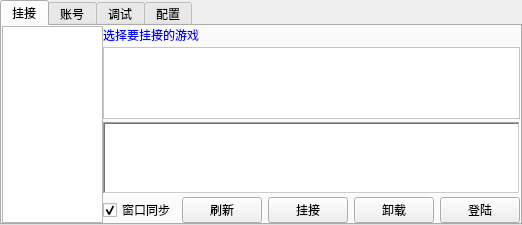
<?xml version="1.0" encoding="UTF-8"?>
<ui version="4.0">
 <class>AttachGameWnd</class>
 <widget class="QWidget" name="AttachGameWnd">
  <property name="geometry">
   <rect>
    <x>0</x>
    <y>0</y>
    <width>522</width>
    <height>224</height>
   </rect>
  </property>
  <property name="windowTitle">
   <string>AttachGameWnd</string>
  </property>
  <property name="styleSheet">
   <string notr="true"/>
  </property>
  <layout class="QHBoxLayout" name="horizontalLayout_2">
   <property name="spacing">
    <number>0</number>
   </property>
   <property name="leftMargin">
    <number>0</number>
   </property>
   <property name="topMargin">
    <number>0</number>
   </property>
   <property name="rightMargin">
    <number>0</number>
   </property>
   <property name="bottomMargin">
    <number>0</number>
   </property>
   <item>
    <widget class="QTabWidget" name="tabWidget">
     <property name="tabPosition">
      <enum>QTabWidget::North</enum>
     </property>
     <property name="tabShape">
      <enum>QTabWidget::Rounded</enum>
     </property>
     <property name="currentIndex">
      <number>0</number>
     </property>
     <widget class="QWidget" name="tab">
      <attribute name="title">
       <string>挂接</string>
      </attribute>
      <layout class="QHBoxLayout" name="horizontalLayout_3">
       <property name="spacing">
        <number>0</number>
       </property>
       <property name="leftMargin">
        <number>0</number>
       </property>
       <property name="topMargin">
        <number>0</number>
       </property>
       <property name="rightMargin">
        <number>0</number>
       </property>
       <property name="bottomMargin">
        <number>0</number>
       </property>
       <item>
        <widget class="QTextEdit" name="textEdit_update">
         <property name="maximumSize">
          <size>
           <width>200</width>
           <height>16777215</height>
          </size>
         </property>
        </widget>
       </item>
       <item>
        <layout class="QVBoxLayout" name="verticalLayout">
         <property name="spacing">
          <number>3</number>
         </property>
         <item>
          <widget class="QLabel" name="label">
           <property name="styleSheet">
            <string notr="true">color: rgb(0, 0, 255);</string>
           </property>
           <property name="text">
            <string>选择要挂接的游戏</string>
           </property>
          </widget>
         </item>
         <item>
          <widget class="QTableView" name="tableView">
           <property name="styleSheet">
            <string notr="true">QHeaderView::section 
{
	color: black;	
	border-right: 1px solid rgb(0, 0, 0);
	background-color: rgb(255, 255, 255);
}

QTableCornerButton::section{
	background-color: rgb(255, 255, 255);
}
QTableView
{
	selection-background-color:lightblue;
	selection-color:Black;
	background-color: rgb(255, 255, 255);
}
</string>
           </property>
           <attribute name="horizontalHeaderHighlightSections">
            <bool>false</bool>
           </attribute>
           <attribute name="verticalHeaderVisible">
            <bool>false</bool>
           </attribute>
           <attribute name="verticalHeaderHighlightSections">
            <bool>false</bool>
           </attribute>
          </widget>
         </item>
         <item>
          <widget class="QListWidget" name="listWidget">
           <property name="frameShape">
            <enum>QFrame::WinPanel</enum>
           </property>
          </widget>
         </item>
         <item>
          <layout class="QHBoxLayout" name="horizontalLayout">
           <item>
            <widget class="QCheckBox" name="checkBox_syncWindow">
             <property name="text">
              <string>窗口同步</string>
             </property>
             <property name="checked">
              <bool>true</bool>
             </property>
            </widget>
           </item>
           <item>
            <spacer name="horizontalSpacer">
             <property name="orientation">
              <enum>Qt::Horizontal</enum>
             </property>
             <property name="sizeHint" stdset="0">
              <size>
               <width>40</width>
               <height>20</height>
              </size>
             </property>
            </spacer>
           </item>
           <item>
            <widget class="QPushButton" name="pushButton_refresh">
             <property name="text">
              <string>刷新</string>
             </property>
            </widget>
           </item>
           <item>
            <widget class="QPushButton" name="pushButton_attach">
             <property name="text">
              <string>挂接</string>
             </property>
            </widget>
           </item>
           <item>
            <widget class="QPushButton" name="pushButton_unAttach">
             <property name="text">
              <string>卸载</string>
             </property>
            </widget>
           </item>
           <item>
            <widget class="QPushButton" name="pushButton_login">
             <property name="text">
              <string>登陆</string>
             </property>
            </widget>
           </item>
          </layout>
         </item>
        </layout>
       </item>
      </layout>
     </widget>
     <widget class="AccountForm" name="accountForm">
      <attribute name="title">
       <string>账号</string>
      </attribute>
     </widget>
     <widget class="GameDebugWgt" name="debugWgt">
      <attribute name="title">
       <string>调试</string>
      </attribute>
     </widget>
     <widget class="GameSysCfgWgt" name="sysCfgWgt">
      <attribute name="title">
       <string>配置</string>
      </attribute>
     </widget>
    </widget>
   </item>
  </layout>
 </widget>
 <layoutdefault spacing="6" margin="11"/>
 <customwidgets>
  <customwidget>
   <class>AccountForm</class>
   <extends>QWidget</extends>
   <header>AccountForm.h</header>
   <container>1</container>
  </customwidget>
  <customwidget>
   <class>GameDebugWgt</class>
   <extends>QWidget</extends>
   <header>GameDebugWgt.h</header>
   <container>1</container>
  </customwidget>
  <customwidget>
   <class>GameSysCfgWgt</class>
   <extends>QWidget</extends>
   <header>GameSysCfgWgt.h</header>
   <container>1</container>
  </customwidget>
 </customwidgets>
 <resources/>
 <connections/>
</ui>
